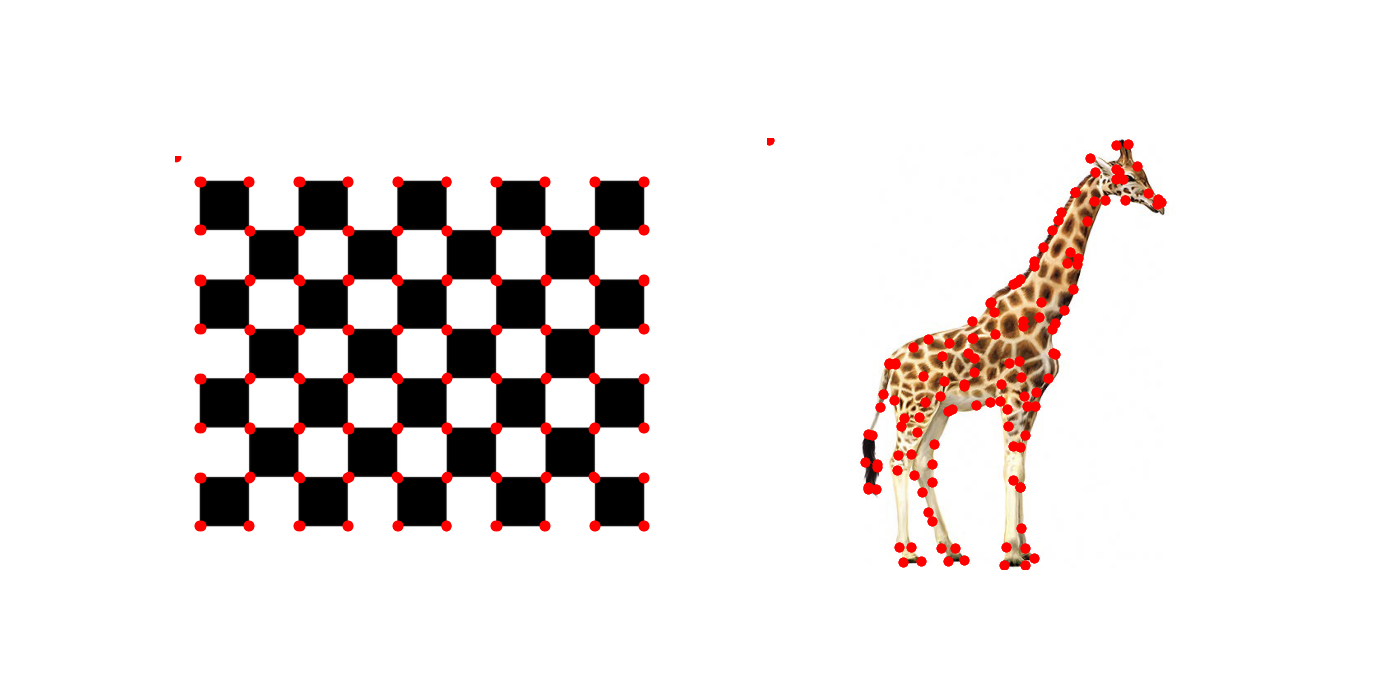
#> input picture ex1/304851504__image_corners.png, 1400 x 700 px, given in place of input.avi, which was not available
$ python main_tau_video.py
#> lines starting #> are read from the running program, lines starting #| are printed output that depends on the picture; pictures that were not available may be replaced by others from this repository, and a replacement may not be noted
### ex2/lucas_kanade.py
import cv2
import numpy as np
from tqdm import tqdm
from scipy import signal
from scipy.interpolate import griddata


# FILL IN YOUR ID
ID1 = 304851504
ID2 = 111111111


PYRAMID_FILTER = 1.0 / 256 * np.array([[1, 4, 6, 4, 1],
                                       [4, 16, 24, 16, 4],
                                       [6, 24, 36, 24, 6],
                                       [4, 16, 24, 16, 4],
                                       [1, 4, 6, 4, 1]])
X_DERIVATIVE_FILTER = np.array([[1, 0, -1],
                                [2, 0, -2],
                                [1, 0, -1]])
Y_DERIVATIVE_FILTER = X_DERIVATIVE_FILTER.copy().transpose()

WINDOW_SIZE = 5

# [232 lines left out: functions build_pyramid, lucas_kanade_step, warp_image, lucas_kanade_optical_flow, not called in this run]


def lucas_kanade_video_stabilization(input_video_path: str,
                                     output_video_path: str,
                                     window_size: int,
                                     max_iter: int,
                                     num_levels: int) -> None:
    """Use LK Optical Flow to stabilize the video and save it to file.

    Args:
        input_video_path: str. path to input video.
        output_video_path: str. path to output stabilized video.
        window_size: int. The window is of shape window_size X window_size.
        max_iter: int. Maximal number of LK-steps for each level of the pyramid.
        num_levels: int. Number of pyramid levels.

    Returns:
        None.

    Recipe:
        (1) Open a VideoCapture object of the input video and read its
        parameters.
        (2) Create an output video VideoCapture object with the same
        parameters as in (1) in the path given here as input.
        (3) Convert the first frame to grayscale and write it as-is to the
        output video.
        (4) Resize the first frame as in the Full-Lucas-Kanade function to
        K * (2^(num_levels - 1)) X M * (2^(num_levels - 1)).
        Where: K is the ceil(h / (2^(num_levels - 1)),
        and M is ceil(h / (2^(num_levels - 1)).
        (5) Create a u and a v which are og the size of the image.
        (6) Loop over the frames in the input video (use tqdm to monitor your
        progress) and:
          (6.1) Resize them to the shape in (4).
          (6.2) Feed them to the lucas_kanade_optical_flow with the previous
          frame.
          (6.3) Use the u and v maps obtained from (6.2) and compute their
          mean values over the region that the computation is valid (exclude
          half window borders from every side of the image).
          (6.4) Update u and v to their mean values inside the valid
          computation region.
          (6.5) Add the u and v shift from the previous frame diff such that
          frame in the t is normalized all the way back to the first frame.
          (6.6) Save the updated u and v for the next frame (so you can
          perform step 6.5 for the next frame.
          (6.7) Finally, warp the current frame with the u and v you have at
          hand.
          (6.8) We highly recommend you to save each frame to a directory for
          your own debug purposes. Erase that code when submitting the exercise.
       (7) Do not forget to gracefully close all VideoCapture and to destroy
       all windows.
    """
#> called with input_video_path = 'input.avi', output_video_path = '304851504_987654321_stabilized_video.avi', window_size = 5, max_iter = 5, num_levels = 5
    """INSERT YOUR CODE HERE."""
    input_video = cv2.VideoCapture(input_video_path)
    video_params = get_video_parameters(input_video)
    fourcc = cv2.VideoWriter_fourcc(*'XVID') #fix
    output_video = cv2.VideoWriter(output_video_path,fourcc, float(video_params["fps"]),(video_params["width"],video_params["height"]),isColor=True)

    for frame_idx in tqdm(range(video_params["frame_count"])):
        ret, frame = input_video.read()

        if not ret:
            break
        gray = cv2.cvtColor(frame, cv2.COLOR_BGR2GRAY)

        #handle 1st frame
        if frame_idx == 0:
            # Grayscale already done above
            output_video.write(cv2.cvtColor(gray, cv2.COLOR_GRAY2BGR))
            h_factor = int(np.ceil(gray.shape[0] / (2 ** (num_levels - 1 + 1))))
            w_factor = int(np.ceil(gray.shape[1] / (2 ** (num_levels - 1 + 1))))
            IMAGE_SIZE = (w_factor * (2 ** (num_levels - 1 + 1)),
                        h_factor * (2 ** (num_levels - 1 + 1)))

            if gray.shape[::-1] != IMAGE_SIZE:
                gray = cv2.resize(gray, IMAGE_SIZE)

            u_prev = np.zeros_like(gray, dtype=np.float32)
            v_prev = np.zeros_like(gray, dtype=np.float32)
            frame_prev = gray
            continue

        #handle 2nd frame and beyond
        if gray.shape[::-1] != IMAGE_SIZE:
            gray = cv2.resize(gray, IMAGE_SIZE)
        u,v = lucas_kanade_optical_flow(frame_prev,gray,window_size,max_iter,num_levels)
        u_mean = np.mean(u[window_size//2:-window_size//2,window_size//2:-window_size//2])
        v_mean = np.mean(v[window_size//2:-window_size//2,window_size//2:-window_size//2])
        u.fill(u_mean)
        v.fill(v_mean)
        u+=u_prev
        v+=v_prev
        u_prev,v_prev = u,v

        #warp current frame
        frame_warped = warp_image(gray, u, v)
        frame_prev = gray  # keep original
        frame_warped = np.clip(frame_warped, 0, 255).astype(np.uint8)
        frame_warped_bgr = cv2.cvtColor(frame_warped, cv2.COLOR_GRAY2BGR)
        frame_warped_bgr = cv2.resize(frame_warped_bgr,(video_params["width"],video_params["height"])) #resize to original image shape
        output_video.write(frame_warped_bgr)

        #debug
        DEBUG_SAVE_FRAMES = False
        DEBUG_DIR = "debug_frames"
        import os
        if DEBUG_SAVE_FRAMES and not os.path.exists(DEBUG_DIR):
            os.makedirs(DEBUG_DIR)

        if DEBUG_SAVE_FRAMES:
            debug_path = os.path.join(DEBUG_DIR, f"frame_{frame_idx:04d}.png")
            cv2.imwrite(debug_path, frame)
            debug_path_warped = os.path.join(DEBUG_DIR, f"frame_warped_{frame_idx:04d}.png")
            cv2.imwrite(debug_path_warped, frame_warped)
#> this loop made 1 pass
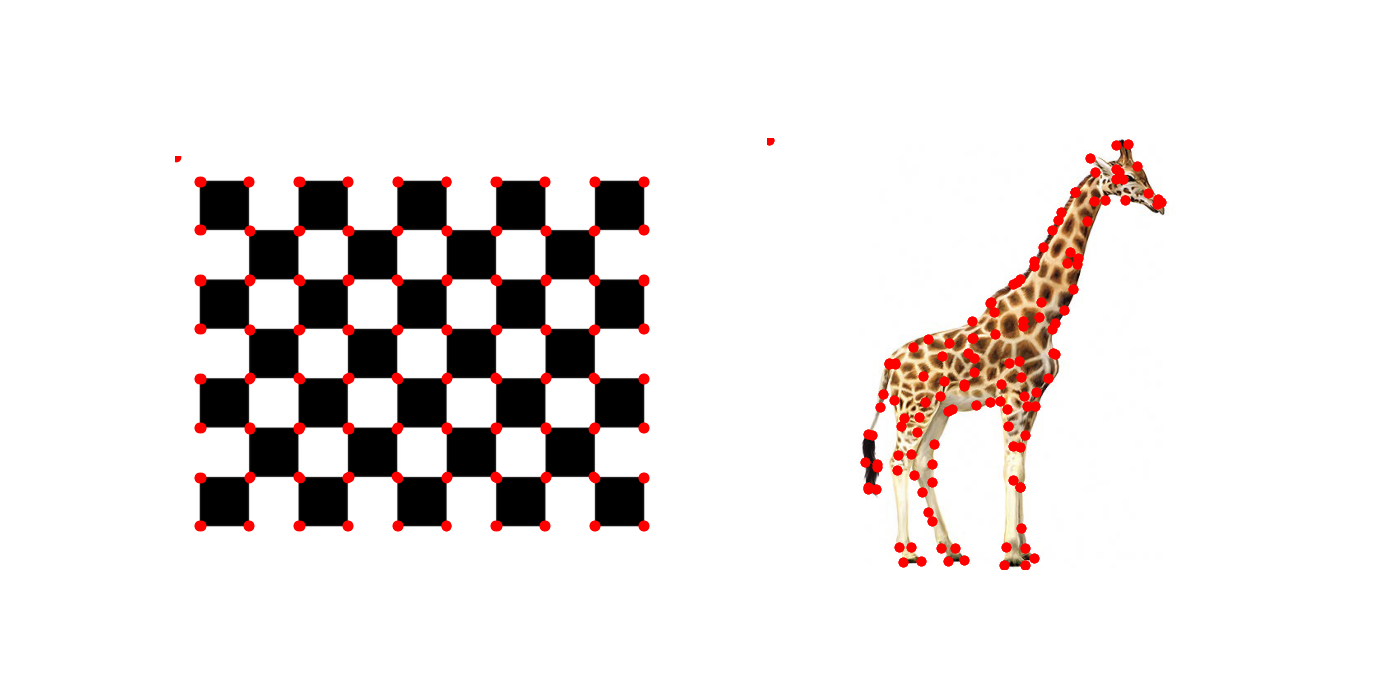
#> input picture ex1/304851504__image_corners.png, 1400 x 700 px, given in place of input.avi, which was not available
#> pass 1, in lucas_kanade_video_stabilization, `gray = cv2.cvtColor(frame, cv2.COLOR_BGR2GRAY)`:
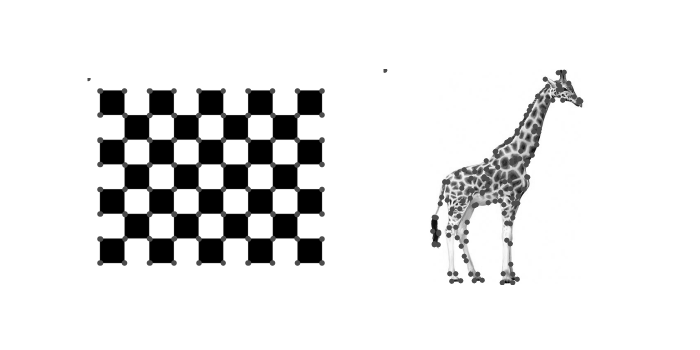
#> gray: shape (700, 1400) (shown at 1/2 size); min 0, max 255, mean 229.9
#> frame is the input picture: shape (700, 1400, 3); mean B, G, R 227.4, 228.5, 233.8

    input_video.release()
    output_video.release()
    cv2.destroyAllWindows()


# [120 lines left out: functions faster_lucas_kanade_step, faster_lucas_kanade_optical_flow, not called in this run]


def lucas_kanade_faster_video_stabilization(
        input_video_path: str, output_video_path: str, window_size: int,
        max_iter: int, num_levels: int) -> None:
    """Calculate LK Optical Flow to stabilize the video and save it to file.

    Args:
        input_video_path: str. path to input video.
        output_video_path: str. path to output stabilized video.
        window_size: int. The window is of shape window_size X window_size.
        max_iter: int. Maximal number of LK-steps for each level of the pyramid.
        num_levels: int. Number of pyramid levels.

    Returns:
        None.
    """
    """INSERT YOUR CODE HERE."""
    input_video = cv2.VideoCapture(input_video_path)
    video_params = get_video_parameters(input_video)
#> video_params = {'fourcc': 0, 'fps': 30, 'height': 700, 'width': 1400, 'frame_count': 1}
    fourcc = cv2.VideoWriter_fourcc(*'XVID') #fix
#> fourcc = 1145656920
    output_video = cv2.VideoWriter(output_video_path,fourcc, float(video_params["fps"]),(video_params["width"],video_params["height"]),isColor=True)

    for frame_idx in tqdm(range(video_params["frame_count"])):
        ret, frame = input_video.read()

        if not ret:
            break
        gray = cv2.cvtColor(frame, cv2.COLOR_BGR2GRAY)

        #handle 1st frame
        if frame_idx == 0:
            # Grayscale already done above
            output_video.write(cv2.cvtColor(gray, cv2.COLOR_GRAY2BGR))
            h_factor = int(np.ceil(gray.shape[0] / (2 ** (num_levels - 1 + 1))))
            w_factor = int(np.ceil(gray.shape[1] / (2 ** (num_levels - 1 + 1))))
            IMAGE_SIZE = (w_factor * (2 ** (num_levels - 1 + 1)),
                        h_factor * (2 ** (num_levels - 1 + 1)))

            if gray.shape[::-1] != IMAGE_SIZE:
                gray = cv2.resize(gray, IMAGE_SIZE)

            u_prev = np.zeros_like(gray, dtype=np.float32)
            v_prev = np.zeros_like(gray, dtype=np.float32)
            frame_prev = gray
            continue

        #handle 2nd frame and beyond
        if gray.shape[::-1] != IMAGE_SIZE:
            gray = cv2.resize(gray, IMAGE_SIZE)
        u,v = faster_lucas_kanade_optical_flow(frame_prev,gray,window_size,max_iter,num_levels)
        u_mean = np.mean(u[window_size//2:-window_size//2,window_size//2:-window_size//2])
        v_mean = np.mean(v[window_size//2:-window_size//2,window_size//2:-window_size//2])
        u.fill(u_mean)
        v.fill(v_mean)
        u+=u_prev
        v+=v_prev
        u_prev,v_prev = u,v

        #warp current frame
        frame_warped = warp_image(gray, u, v)
        frame_prev = gray  # keep original
        frame_warped = np.clip(frame_warped, 0, 255).astype(np.uint8)
        frame_warped_bgr = cv2.cvtColor(frame_warped, cv2.COLOR_GRAY2BGR)
        frame_warped_bgr = cv2.resize(frame_warped_bgr,(video_params["width"],video_params["height"])) #resize to original image shape
        output_video.write(frame_warped_bgr)

        #debug
        DEBUG_SAVE_FRAMES = False
        DEBUG_DIR = "debug_frames"
        import os
        if DEBUG_SAVE_FRAMES and not os.path.exists(DEBUG_DIR):
            os.makedirs(DEBUG_DIR)

        if DEBUG_SAVE_FRAMES:
            debug_path = os.path.join(DEBUG_DIR, f"frame_{frame_idx:04d}.png")
            cv2.imwrite(debug_path, frame)
            debug_path_warped = os.path.join(DEBUG_DIR, f"frame_warped_{frame_idx:04d}.png")
            cv2.imwrite(debug_path_warped, frame_warped)

    input_video.release()
    output_video.release()
    cv2.destroyAllWindows()


def lucas_kanade_faster_video_stabilization_fix_effects(
        input_video_path: str, output_video_path: str, window_size: int,
        max_iter: int, num_levels: int, start_rows: int = 10,
        start_cols: int = 2, end_rows: int = 30, end_cols: int = 30) -> None:
    """Calculate LK Optical Flow to stabilize the video and save it to file.

    Args:
        input_video_path: str. path to input video.
        output_video_path: str. path to output stabilized video.
        window_size: int. The window is of shape window_size X window_size.
        max_iter: int. Maximal number of LK-steps for each level of the pyramid.
        num_levels: int. Number of pyramid levels.
        start_rows: int. The number of lines to cut from top.
        end_rows: int. The number of lines to cut from bottom.
        start_cols: int. The number of columns to cut from left.
        end_cols: int. The number of columns to cut from right.

    Returns:
        None.
    """
#> called with input_video_path = 'input.avi', window_size = 5, max_iter = 5, num_levels = 5, start_rows = 10, start_cols = 2, end_rows = 30, end_cols = 30
    """INSERT YOUR CODE HERE."""
    input_video = cv2.VideoCapture(input_video_path)
    video_params = get_video_parameters(input_video)
    fourcc = cv2.VideoWriter_fourcc(*'XVID') #fix
#> fourcc = 1145656920
    width = video_params["width"] - (start_cols+ end_cols)
#> width = 1368
    height = video_params["height"] - (start_rows+end_rows)
#> height = 660
    output_video = cv2.VideoWriter(output_video_path,fourcc, float(video_params["fps"]),(width,height),isColor=True)
    #print("VideoWriter opened:", output_video.isOpened())
    #print("expected dim: (",height,",",width,",3)")
    for frame_idx in tqdm(range(video_params["frame_count"])):
        ret, frame = input_video.read()

        if not ret:
            break
        gray = cv2.cvtColor(frame, cv2.COLOR_BGR2GRAY)

        #handle 1st frame
        if frame_idx == 0:
            # Grayscale already done above
            cropped = gray[start_rows:-end_rows,start_cols:-end_cols]
            #cropped = np.clip(cropped, 0, 255).astype(np.uint8)
            cropped = cv2.cvtColor(cropped, cv2.COLOR_GRAY2BGR)
            #print("cropped shape", cropped.shape,"cropped dtype: ",cropped.dtype)
            output_video.write(cropped)
            h_factor = int(np.ceil(gray.shape[0] / (2 ** (num_levels - 1 + 1))))
            w_factor = int(np.ceil(gray.shape[1] / (2 ** (num_levels - 1 + 1))))
            IMAGE_SIZE = (w_factor * (2 ** (num_levels - 1 + 1)),
                        h_factor * (2 ** (num_levels - 1 + 1)))

            if gray.shape[::-1] != IMAGE_SIZE:
                gray = cv2.resize(gray, IMAGE_SIZE)

            u_prev = np.zeros_like(gray, dtype=np.float32)
            v_prev = np.zeros_like(gray, dtype=np.float32)
            frame_prev = gray
            continue

        #handle 2nd frame and beyond
        if gray.shape[::-1] != IMAGE_SIZE:
            gray = cv2.resize(gray, IMAGE_SIZE)
        u,v = faster_lucas_kanade_optical_flow(frame_prev,gray,window_size,max_iter,num_levels)
        u_mean = np.mean(u[window_size//2:-window_size//2,window_size//2:-window_size//2])
        v_mean = np.mean(v[window_size//2:-window_size//2,window_size//2:-window_size//2])
        u.fill(u_mean)
        v.fill(v_mean)
        u+=u_prev
        v+=v_prev
        u_prev,v_prev = u,v

        #warp current frame
        frame_warped = warp_image(gray, u, v)
        frame_prev = gray  # keep original
        frame_warped = np.clip(frame_warped, 0, 255).astype(np.uint8)
        frame_warped_bgr = cv2.cvtColor(frame_warped, cv2.COLOR_GRAY2BGR)
        frame_warped_bgr = cv2.resize(frame_warped_bgr,(video_params["width"],video_params["height"]))
        cropped = frame_warped_bgr[start_rows:-end_rows,start_cols:-end_cols,:]
        #print("cropped shape", cropped.shape,"cropped dtype: ",cropped.dtype)
        output_video.write(cropped)

        #debug
        DEBUG_SAVE_FRAMES = True
        DEBUG_DIR = "debug_frames_fast_border_"
        import os
        if DEBUG_SAVE_FRAMES and not os.path.exists(DEBUG_DIR):
            os.makedirs(DEBUG_DIR)

        if DEBUG_SAVE_FRAMES:
            debug_path = os.path.join(DEBUG_DIR, f"frame_{frame_idx:04d}.png")
            cv2.imwrite(debug_path, frame)
            debug_path_warped = os.path.join(DEBUG_DIR, f"frame_warped_{frame_idx:04d}.png")
            cv2.imwrite(debug_path_warped, frame_warped)
#> this loop made 1 pass
#> pass 1, in lucas_kanade_faster_video_stabilization_fix_effects, `cropped = gray[start_rows:-end_rows,start_cols:-end_cols]`:
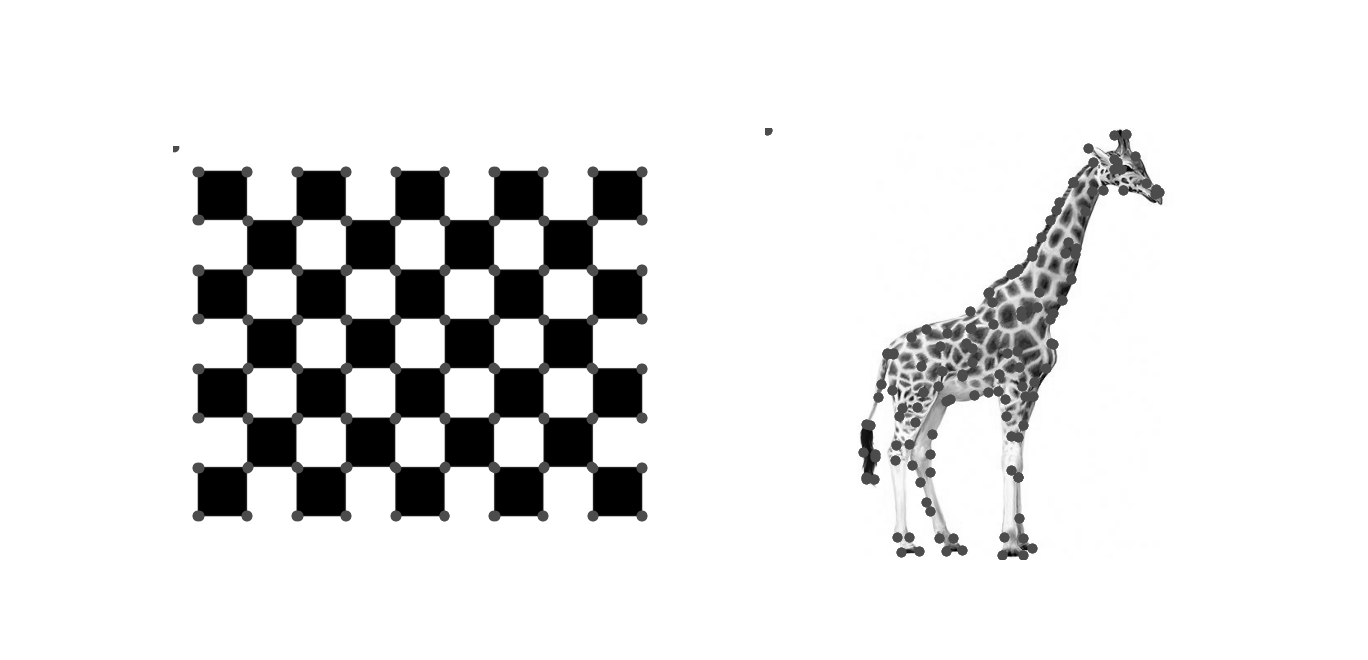
#> cropped: shape (660, 1368); min 0, max 255, mean 227.8

    input_video.release()
    output_video.release()
    cv2.destroyAllWindows()
    cap = cv2.VideoCapture(output_video_path)
    print("Written video frame count:", int(cap.get(cv2.CAP_PROP_FRAME_COUNT)))
#| Written video frame count: 1
    cap.release()


def get_video_parameters(capture):
    """Get an OpenCV capture object and extract its parameters.
    Args:
        capture: VideoCapture object. The input video's VideoCapture.
    Returns:
        parameters: dict. A dictionary of parameters names to their values.
    """
    fourcc = int(capture.get(cv2.CAP_PROP_FOURCC))
    fps = int(capture.get(cv2.CAP_PROP_FPS))
    height = int(capture.get(cv2.CAP_PROP_FRAME_HEIGHT))
    width = int(capture.get(cv2.CAP_PROP_FRAME_WIDTH))
    count = int(capture.get(cv2.CAP_PROP_FRAME_COUNT))

    parameters = {"fourcc": fourcc, "fps": fps, "height": height, "width": width, "frame_count":count}
    return parameters

### ex2/main_tau_video.py
import cv2
import time
import json
from collections import OrderedDict
from lucas_kanade import lucas_kanade_video_stabilization, \
    lucas_kanade_faster_video_stabilization, \
    lucas_kanade_faster_video_stabilization_fix_effects, get_video_parameters


# FILL IN YOUR ID
ID1 = '304851504'
ID2 = '987654321'

# Choose parameters
WINDOW_SIZE_TAU = 5  # Add your value here!
MAX_ITER_TAU = 5  # Add your value here!
NUM_LEVELS_TAU = 5  # Add your value here!


# Output dir and statistics file preparations:
STATISTICS_PATH = f'TAU_VIDEO_{ID1}_{ID2}_mse_and_time_stats.json'
statistics = OrderedDict()


def calc_mean_mse_video(path: str) -> float:
    """Calculate the mean MSE across all frames.

    The mean MSE is computed between every two consecutive frames in the video.

    Args:
        path: str. Path to the video.

    Returns:
        mean_mse: float. The mean MSE.
    """
#> called with path = 'input.avi'
    input_cap = cv2.VideoCapture(path)
    video_info = get_video_parameters(input_cap)
#> video_info has the same summary as video_params in lucas_kanade_faster_video_stabilization
    frame_amount = video_info['frame_count']
#> frame_amount = 1
    input_cap.grab()
    # extract first frame
    prev_frame = input_cap.retrieve()[1]
    # convert to greyscale
    prev_frame = cv2.cvtColor(prev_frame, cv2.COLOR_BGR2GRAY)
    mse = 0.0
    for i in range(1, frame_amount):
        input_cap.grab()
        frame = input_cap.retrieve()[1]  # grab next frame
        frame = cv2.cvtColor(frame, cv2.COLOR_BGR2GRAY)
        mse += ((frame - prev_frame) ** 2).mean()
        prev_frame = frame
#> after the loop, mse = 0
#> (the run stopped early here; a loop or call above may not have finished)
